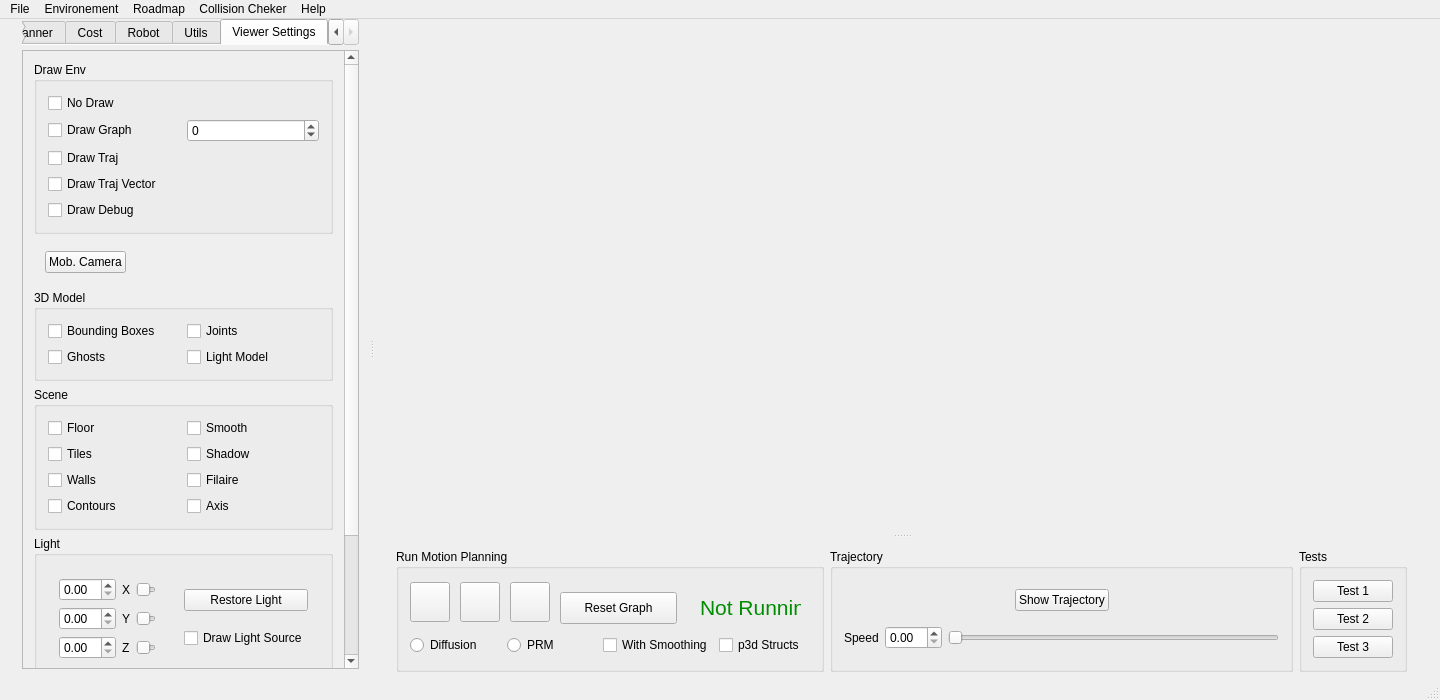
<?xml version="1.0" encoding="UTF-8"?>
<ui version="4.0">
 <class>MainWindow</class>
 <widget class="QMainWindow" name="MainWindow">
  <property name="windowModality">
   <enum>Qt::NonModal</enum>
  </property>
  <property name="enabled">
   <bool>true</bool>
  </property>
  <property name="geometry">
   <rect>
    <x>0</x>
    <y>0</y>
    <width>1440</width>
    <height>700</height>
   </rect>
  </property>
  <property name="sizePolicy">
   <sizepolicy hsizetype="Preferred" vsizetype="Preferred">
    <horstretch>0</horstretch>
    <verstretch>0</verstretch>
   </sizepolicy>
  </property>
  <property name="sizeIncrement">
   <size>
    <width>0</width>
    <height>0</height>
   </size>
  </property>
  <property name="windowTitle">
   <string>MainWindow</string>
  </property>
  <property name="tabShape">
   <enum>QTabWidget::Rounded</enum>
  </property>
  <widget class="QWidget" name="centralWidget">
   <property name="sizePolicy">
    <sizepolicy hsizetype="Preferred" vsizetype="Preferred">
     <horstretch>0</horstretch>
     <verstretch>0</verstretch>
    </sizepolicy>
   </property>
   <layout class="QVBoxLayout" name="verticalLayout_21">
    <property name="topMargin">
     <number>0</number>
    </property>
    <property name="bottomMargin">
     <number>2</number>
    </property>
    <item>
     <widget class="QSplitter" name="vSplitter">
      <property name="orientation">
       <enum>Qt::Horizontal</enum>
      </property>
      <widget class="QWidget" name="sidePanel" native="true">
       <property name="sizePolicy">
        <sizepolicy hsizetype="Preferred" vsizetype="Preferred">
         <horstretch>2</horstretch>
         <verstretch>0</verstretch>
        </sizepolicy>
       </property>
       <layout class="QVBoxLayout" name="verticalLayout_6">
        <property name="topMargin">
         <number>0</number>
        </property>
        <property name="bottomMargin">
         <number>2</number>
        </property>
        <item>
         <widget class="QTabWidget" name="mainTabWidget">
          <property name="currentIndex">
           <number>4</number>
          </property>
          <property name="documentMode">
           <bool>true</bool>
          </property>
          <widget class="MotionPlanner" name="tabMotionPlanner">
           <attribute name="title">
            <string>Motion Planner</string>
           </attribute>
           <layout class="QVBoxLayout" name="verticalLayout_19">
            <property name="leftMargin">
             <number>0</number>
            </property>
            <property name="topMargin">
             <number>5</number>
            </property>
            <property name="rightMargin">
             <number>0</number>
            </property>
            <property name="bottomMargin">
             <number>5</number>
            </property>
           </layout>
          </widget>
          <widget class="CostWidget" name="tabCost">
           <attribute name="title">
            <string>Cost</string>
           </attribute>
           <layout class="QVBoxLayout" name="verticalLayout_11">
            <property name="leftMargin">
             <number>0</number>
            </property>
            <property name="topMargin">
             <number>5</number>
            </property>
            <property name="rightMargin">
             <number>0</number>
            </property>
            <property name="bottomMargin">
             <number>5</number>
            </property>
           </layout>
          </widget>
          <widget class="RobotWidget" name="tabRobot">
           <attribute name="title">
            <string>Robot</string>
           </attribute>
           <layout class="QVBoxLayout" name="verticalLayout_12">
            <property name="leftMargin">
             <number>0</number>
            </property>
            <property name="topMargin">
             <number>5</number>
            </property>
            <property name="rightMargin">
             <number>0</number>
            </property>
            <property name="bottomMargin">
             <number>5</number>
            </property>
           </layout>
          </widget>
          <widget class="UtilWidget" name="tabUtil">
           <property name="focusPolicy">
            <enum>Qt::NoFocus</enum>
           </property>
           <attribute name="title">
            <string>Utils</string>
           </attribute>
           <layout class="QVBoxLayout" name="verticalLayout_17">
            <property name="leftMargin">
             <number>0</number>
            </property>
            <property name="topMargin">
             <number>5</number>
            </property>
            <property name="rightMargin">
             <number>0</number>
            </property>
            <property name="bottomMargin">
             <number>5</number>
            </property>
           </layout>
          </widget>
          <widget class="QWidget" name="tabViewerSettings">
           <attribute name="title">
            <string>Viewer Settings</string>
           </attribute>
           <layout class="QHBoxLayout" name="horizontalLayout">
            <property name="leftMargin">
             <number>0</number>
            </property>
            <property name="topMargin">
             <number>5</number>
            </property>
            <property name="rightMargin">
             <number>0</number>
            </property>
            <property name="bottomMargin">
             <number>5</number>
            </property>
            <item>
             <widget class="QScrollArea" name="scrollAreaViewer">
              <property name="horizontalScrollBarPolicy">
               <enum>Qt::ScrollBarAlwaysOff</enum>
              </property>
              <property name="widgetResizable">
               <bool>true</bool>
              </property>
              <widget class="QWidget" name="scrollAreaWidgetContents">
               <property name="geometry">
                <rect>
                 <x>0</x>
                 <y>-169</y>
                 <width>357</width>
                 <height>785</height>
                </rect>
               </property>
               <layout class="QHBoxLayout" name="horizontalLayout_2">
                <item>
                 <widget class="QWidget" name="widgetViewer" native="true">
                  <layout class="QVBoxLayout" name="verticalLayout_3">
                   <property name="margin">
                    <number>0</number>
                   </property>
                   <item>
                    <widget class="QGroupBox" name="groupBoxDrawEnv">
                     <property name="title">
                      <string>Draw Env</string>
                     </property>
                     <layout class="QGridLayout" name="gridLayout_12">
                      <item row="1" column="0">
                       <widget class="QCheckBox" name="checkBoxDrawGraph">
                        <property name="text">
                         <string>Draw Graph</string>
                        </property>
                        <property name="checked">
                         <bool>false</bool>
                        </property>
                       </widget>
                      </item>
                      <item row="2" column="0">
                       <widget class="QCheckBox" name="checkBoxDrawTraj">
                        <property name="text">
                         <string>Draw Traj</string>
                        </property>
                       </widget>
                      </item>
                      <item row="0" column="0">
                       <widget class="QCheckBox" name="checkBoxDisableDraw">
                        <property name="text">
                         <string>No Draw</string>
                        </property>
                       </widget>
                      </item>
                      <item row="4" column="0">
                       <widget class="QCheckBox" name="checkBoxDrawDebug">
                        <property name="text">
                         <string>Draw Debug</string>
                        </property>
                       </widget>
                      </item>
                      <item row="3" column="0">
                       <widget class="QCheckBox" name="checkBoxDrawTrajVector">
                        <property name="text">
                         <string>Draw Traj Vector</string>
                        </property>
                       </widget>
                      </item>
                      <item row="1" column="1">
                       <widget class="QSpinBox" name="spinBoxJointToDraw">
                        <property name="minimum">
                         <number>-1</number>
                        </property>
                        <property name="maximum">
                         <number>1000</number>
                        </property>
                       </widget>
                      </item>
                     </layout>
                    </widget>
                   </item>
                   <item>
                    <widget class="QWidget" name="widgetMobCamButton" native="true">
                     <layout class="QHBoxLayout" name="horizontalLayout_5">
                      <item>
                       <widget class="QPushButton" name="pushButtonMobileCamera">
                        <property name="text">
                         <string>Mob. Camera</string>
                        </property>
                       </widget>
                      </item>
                      <item>
                       <spacer name="horizontalSpacer">
                        <property name="orientation">
                         <enum>Qt::Horizontal</enum>
                        </property>
                        <property name="sizeHint" stdset="0">
                         <size>
                          <width>40</width>
                          <height>20</height>
                         </size>
                        </property>
                       </spacer>
                      </item>
                     </layout>
                    </widget>
                   </item>
                   <item>
                    <widget class="QGroupBox" name="threeDGroupBox">
                     <property name="title">
                      <string>3D Model</string>
                     </property>
                     <layout class="QGridLayout" name="gridLayout_13">
                      <item row="0" column="0">
                       <widget class="QCheckBox" name="checkBoxBB">
                        <property name="text">
                         <string>Bounding Boxes</string>
                        </property>
                       </widget>
                      </item>
                      <item row="1" column="0">
                       <widget class="QCheckBox" name="checkBoxGhosts">
                        <property name="text">
                         <string>Ghosts</string>
                        </property>
                       </widget>
                      </item>
                      <item row="0" column="1">
                       <widget class="QCheckBox" name="checkBoxJoints">
                        <property name="text">
                         <string>Joints</string>
                        </property>
                       </widget>
                      </item>
                      <item row="1" column="1">
                       <widget class="QCheckBox" name="checkBoxEnableLight">
                        <property name="text">
                         <string>Light Model</string>
                        </property>
                       </widget>
                      </item>
                     </layout>
                    </widget>
                   </item>
                   <item>
                    <widget class="QGroupBox" name="sceneGroupBox">
                     <property name="title">
                      <string>Scene</string>
                     </property>
                     <layout class="QGridLayout" name="gridLayout_11">
                      <item row="1" column="0">
                       <widget class="QCheckBox" name="checkBoxFloor">
                        <property name="text">
                         <string>Floor</string>
                        </property>
                       </widget>
                      </item>
                      <item row="4" column="0">
                       <widget class="QCheckBox" name="checkBoxTiles">
                        <property name="text">
                         <string>Tiles</string>
                        </property>
                       </widget>
                      </item>
                      <item row="4" column="1">
                       <widget class="QCheckBox" name="checkBoxShadows">
                        <property name="text">
                         <string>Shadow</string>
                        </property>
                       </widget>
                      </item>
                      <item row="6" column="1">
                       <widget class="QCheckBox" name="checkBoxAxis">
                        <property name="text">
                         <string>Axis</string>
                        </property>
                       </widget>
                      </item>
                      <item row="1" column="1">
                       <widget class="QCheckBox" name="checkBoxSmooth">
                        <property name="text">
                         <string>Smooth</string>
                        </property>
                       </widget>
                      </item>
                      <item row="5" column="1">
                       <widget class="QCheckBox" name="checkBoxFilaire">
                        <property name="text">
                         <string>Filaire</string>
                        </property>
                       </widget>
                      </item>
                      <item row="5" column="0">
                       <widget class="QCheckBox" name="checkBoxWalls">
                        <property name="text">
                         <string>Walls</string>
                        </property>
                       </widget>
                      </item>
                      <item row="6" column="0">
                       <widget class="QCheckBox" name="checkBoxContour">
                        <property name="text">
                         <string>Contours</string>
                        </property>
                       </widget>
                      </item>
                     </layout>
                    </widget>
                   </item>
                   <item>
                    <widget class="QGroupBox" name="lightGroupBox">
                     <property name="title">
                      <string>Light</string>
                     </property>
                     <layout class="QGridLayout" name="gridLayout_21">
                      <item row="0" column="0">
                       <widget class="QWidget" name="widgetLightSliders" native="true">
                        <layout class="QGridLayout" name="gridLayout_43">
                         <item row="0" column="0">
                          <widget class="QDoubleSpinBox" name="doubleSpinBoxLightX"/>
                         </item>
                         <item row="0" column="2">
                          <widget class="QSlider" name="horizontalSliderLightX">
                           <property name="maximum">
                            <number>1000</number>
                           </property>
                           <property name="orientation">
                            <enum>Qt::Horizontal</enum>
                           </property>
                          </widget>
                         </item>
                         <item row="1" column="0">
                          <widget class="QDoubleSpinBox" name="doubleSpinBoxLightY"/>
                         </item>
                         <item row="0" column="1">
                          <widget class="QLabel" name="label_X">
                           <property name="text">
                            <string>X</string>
                           </property>
                          </widget>
                         </item>
                         <item row="1" column="1">
                          <widget class="QLabel" name="label_Y">
                           <property name="text">
                            <string>Y</string>
                           </property>
                          </widget>
                         </item>
                         <item row="1" column="2">
                          <widget class="QSlider" name="horizontalSliderLightY">
                           <property name="maximum">
                            <number>1000</number>
                           </property>
                           <property name="orientation">
                            <enum>Qt::Horizontal</enum>
                           </property>
                          </widget>
                         </item>
                         <item row="2" column="0">
                          <widget class="QDoubleSpinBox" name="doubleSpinBoxLightZ"/>
                         </item>
                         <item row="2" column="1">
                          <widget class="QLabel" name="label_Z">
                           <property name="text">
                            <string>Z</string>
                           </property>
                          </widget>
                         </item>
                         <item row="2" column="2">
                          <widget class="QSlider" name="horizontalSliderLightZ">
                           <property name="maximum">
                            <number>1000</number>
                           </property>
                           <property name="orientation">
                            <enum>Qt::Horizontal</enum>
                           </property>
                          </widget>
                         </item>
                        </layout>
                       </widget>
                      </item>
                      <item row="0" column="1">
                       <widget class="QWidget" name="widgetLightButtons" native="true">
                        <layout class="QVBoxLayout" name="verticalLayout_22">
                         <item>
                          <widget class="QPushButton" name="pushButtonRestoreLight">
                           <property name="text">
                            <string>Restore Light</string>
                           </property>
                          </widget>
                         </item>
                         <item>
                          <widget class="QCheckBox" name="checkBoxDrawLightSource">
                           <property name="text">
                            <string>Draw Light Source</string>
                           </property>
                          </widget>
                         </item>
                        </layout>
                       </widget>
                      </item>
                     </layout>
                    </widget>
                   </item>
                   <item>
                    <widget class="QGroupBox" name="groupBox">
                     <property name="title">
                      <string>Traj to Draw</string>
                     </property>
                     <layout class="QGridLayout" name="gridLayout_41">
                      <item row="0" column="0">
                       <widget class="QPushButton" name="pushButtonAddTraj">
                        <property name="text">
                         <string>Add Current Traj</string>
                        </property>
                       </widget>
                      </item>
                      <item row="1" column="0">
                       <widget class="QPushButton" name="pushButtonClearTraj">
                        <property name="text">
                         <string>Clear All Traj</string>
                        </property>
                       </widget>
                      </item>
                      <item row="1" column="1">
                       <spacer name="horizontalSpacerViewer">
                        <property name="orientation">
                         <enum>Qt::Horizontal</enum>
                        </property>
                        <property name="sizeHint" stdset="0">
                         <size>
                          <width>40</width>
                          <height>20</height>
                         </size>
                        </property>
                       </spacer>
                      </item>
                      <item row="0" column="1">
                       <widget class="QComboBox" name="comboBoxColorTraj">
                        <item>
                         <property name="text">
                          <string>Black</string>
                         </property>
                        </item>
                        <item>
                         <property name="text">
                          <string>Blue</string>
                         </property>
                        </item>
                        <item>
                         <property name="text">
                          <string>Yellow</string>
                         </property>
                        </item>
                        <item>
                         <property name="text">
                          <string>Red</string>
                         </property>
                        </item>
                        <item>
                         <property name="text">
                          <string>Green</string>
                         </property>
                        </item>
                        <item>
                         <property name="text">
                          <string>White</string>
                         </property>
                        </item>
                        <item>
                         <property name="text">
                          <string>Grey</string>
                         </property>
                        </item>
                        <item>
                         <property name="text">
                          <string>Brown</string>
                         </property>
                        </item>
                       </widget>
                      </item>
                     </layout>
                    </widget>
                   </item>
                   <item>
                    <widget class="QPushButton" name="pushButtonRestoreView">
                     <property name="text">
                      <string>Restore View</string>
                     </property>
                    </widget>
                   </item>
                   <item>
                    <spacer name="verticalSpacer_4">
                     <property name="orientation">
                      <enum>Qt::Vertical</enum>
                     </property>
                     <property name="sizeHint" stdset="0">
                      <size>
                       <width>20</width>
                       <height>40</height>
                      </size>
                     </property>
                    </spacer>
                   </item>
                  </layout>
                 </widget>
                </item>
               </layout>
              </widget>
             </widget>
            </item>
           </layout>
          </widget>
         </widget>
        </item>
       </layout>
      </widget>
      <widget class="QWidget" name="verticalLayout" native="true">
       <property name="sizePolicy">
        <sizepolicy hsizetype="Preferred" vsizetype="Preferred">
         <horstretch>3</horstretch>
         <verstretch>0</verstretch>
        </sizepolicy>
       </property>
       <layout class="QVBoxLayout" name="verticalLayout_2">
        <property name="bottomMargin">
         <number>2</number>
        </property>
        <item>
         <widget class="QSplitter" name="hSplitter">
          <property name="orientation">
           <enum>Qt::Vertical</enum>
          </property>
          <widget class="GLWidget" name="OpenGL" native="true">
           <property name="sizePolicy">
            <sizepolicy hsizetype="Expanding" vsizetype="Expanding">
             <horstretch>2</horstretch>
             <verstretch>2</verstretch>
            </sizepolicy>
           </property>
           <property name="minimumSize">
            <size>
             <width>400</width>
             <height>300</height>
            </size>
           </property>
          </widget>
          <widget class="QWidget" name="controlWidget" native="true">
           <property name="sizePolicy">
            <sizepolicy hsizetype="Preferred" vsizetype="Preferred">
             <horstretch>0</horstretch>
             <verstretch>0</verstretch>
            </sizepolicy>
           </property>
           <layout class="QHBoxLayout" name="horizontalLayout_3">
            <property name="bottomMargin">
             <number>2</number>
            </property>
            <item>
             <widget class="QGroupBox" name="groupBoxRunButtons">
              <property name="title">
               <string>Run Motion Planning</string>
              </property>
              <layout class="QGridLayout" name="gridLayout_30">
               <item row="0" column="1">
                <widget class="QWidget" name="widget_4" native="true">
                 <property name="sizePolicy">
                  <sizepolicy hsizetype="Fixed" vsizetype="Fixed">
                   <horstretch>0</horstretch>
                   <verstretch>0</verstretch>
                  </sizepolicy>
                 </property>
                 <property name="minimumSize">
                  <size>
                   <width>400</width>
                   <height>45</height>
                  </size>
                 </property>
                 <widget class="QPushButton" name="pushButtonReset">
                  <property name="geometry">
                   <rect>
                    <x>100</x>
                    <y>0</y>
                    <width>40</width>
                    <height>40</height>
                   </rect>
                  </property>
                  <property name="sizePolicy">
                   <sizepolicy hsizetype="Fixed" vsizetype="Fixed">
                    <horstretch>0</horstretch>
                    <verstretch>0</verstretch>
                   </sizepolicy>
                  </property>
                  <property name="minimumSize">
                   <size>
                    <width>0</width>
                    <height>0</height>
                   </size>
                  </property>
                  <property name="maximumSize">
                   <size>
                    <width>16777215</width>
                    <height>16777215</height>
                   </size>
                  </property>
                  <property name="styleSheet">
                   <string notr="true">QPushButton {
border-image:url(images/media-playback-stop.svg) 1 1 1 1 ;
}

QPushButton:hover {
border-image:url(images/media-playback-stop.svg) -2 -2 -2 -2 ;
}

QPushButton:pressed {
border-image:url(images/media-playback-stop.svg) -5 -5 -5 -5 ;
}

QPushButton:disabled {
border-image:url(images/media-playback-stop-disabled.svg) 1 1 1 1 ;
}</string>
                  </property>
                  <property name="text">
                   <string/>
                  </property>
                 </widget>
                 <widget class="QPushButton" name="pushButtonResetGraph">
                  <property name="geometry">
                   <rect>
                    <x>150</x>
                    <y>10</y>
                    <width>117</width>
                    <height>32</height>
                   </rect>
                  </property>
                  <property name="sizePolicy">
                   <sizepolicy hsizetype="Minimum" vsizetype="Fixed">
                    <horstretch>0</horstretch>
                    <verstretch>0</verstretch>
                   </sizepolicy>
                  </property>
                  <property name="text">
                   <string>Reset Graph</string>
                  </property>
                 </widget>
                 <widget class="QPushButton" name="pushButtonRun">
                  <property name="geometry">
                   <rect>
                    <x>0</x>
                    <y>0</y>
                    <width>40</width>
                    <height>40</height>
                   </rect>
                  </property>
                  <property name="sizePolicy">
                   <sizepolicy hsizetype="Fixed" vsizetype="Fixed">
                    <horstretch>0</horstretch>
                    <verstretch>0</verstretch>
                   </sizepolicy>
                  </property>
                  <property name="minimumSize">
                   <size>
                    <width>0</width>
                    <height>0</height>
                   </size>
                  </property>
                  <property name="maximumSize">
                   <size>
                    <width>16777215</width>
                    <height>16777215</height>
                   </size>
                  </property>
                  <property name="toolTip">
                   <string>Run Motion Planner</string>
                  </property>
                  <property name="whatsThis">
                   <string>Run planning</string>
                  </property>
                  <property name="styleSheet">
                   <string notr="true">QPushButton {
border-image:url(images/media-playback-start.svg) 1 1 1 1 ;
}

QPushButton:hover {
border-image:url(images/media-playback-start.svg) -2 -2 -2 -2 ;
}

QPushButton:pressed {
border-image:url(images/media-playback-start.svg) -8 -8 -8 -8 ;
}

QPushButton:disabled {
border-image:url(images/media-playback-start-disabled.svg) 1 1 1 1 ;
}</string>
                  </property>
                  <property name="text">
                   <string/>
                  </property>
                  <property name="iconSize">
                   <size>
                    <width>50</width>
                    <height>50</height>
                   </size>
                  </property>
                 </widget>
                 <widget class="QPushButton" name="pushButtonStop">
                  <property name="geometry">
                   <rect>
                    <x>50</x>
                    <y>0</y>
                    <width>40</width>
                    <height>40</height>
                   </rect>
                  </property>
                  <property name="sizePolicy">
                   <sizepolicy hsizetype="Fixed" vsizetype="Fixed">
                    <horstretch>0</horstretch>
                    <verstretch>0</verstretch>
                   </sizepolicy>
                  </property>
                  <property name="minimumSize">
                   <size>
                    <width>0</width>
                    <height>0</height>
                   </size>
                  </property>
                  <property name="maximumSize">
                   <size>
                    <width>16777215</width>
                    <height>16777215</height>
                   </size>
                  </property>
                  <property name="toolTip">
                   <string>Run Motion Planner</string>
                  </property>
                  <property name="whatsThis">
                   <string>Run planning</string>
                  </property>
                  <property name="styleSheet">
                   <string notr="true">QPushButton {
border-image:url(images/media-playback-pause.svg) 1 1 1 1 ;
}

QPushButton:hover {
border-image:url(images/media-playback-pause.svg) -2 -2 -2 -2 ;
}

QPushButton:pressed {
border-image:url(images/media-playback-pause.svg) -5 -5 -5 -5 ;
}

QPushButton:disabled {
border-image:url(images/media-playback-pause-disabled.svg) 1 1 1 1 ;
}</string>
                  </property>
                  <property name="text">
                   <string/>
                  </property>
                  <property name="iconSize">
                   <size>
                    <width>50</width>
                    <height>50</height>
                   </size>
                  </property>
                 </widget>
                 <widget class="QLabel" name="labelRunning">
                  <property name="geometry">
                   <rect>
                    <x>290</x>
                    <y>10</y>
                    <width>101</width>
                    <height>31</height>
                   </rect>
                  </property>
                  <property name="text">
                   <string>&lt;!DOCTYPE HTML PUBLIC &quot;-//W3C//DTD HTML 4.0//EN&quot; &quot;http://www.w3.org/TR/REC-html40/strict.dtd&quot;&gt;
&lt;html&gt;&lt;head&gt;&lt;meta name=&quot;qrichtext&quot; content=&quot;1&quot; /&gt;&lt;style type=&quot;text/css&quot;&gt;
p, li { white-space: pre-wrap; }
&lt;/style&gt;&lt;/head&gt;&lt;body style=&quot; font-family:'Lucida Grande'; font-size:13pt; font-weight:400; font-style:normal;&quot;&gt;
&lt;p style=&quot; margin-top:0px; margin-bottom:0px; margin-left:0px; margin-right:0px; -qt-block-indent:0; text-indent:0px;&quot;&gt;&lt;span style=&quot; font-size:16pt; color:#008d00;&quot;&gt;Not Running&lt;/span&gt;&lt;/p&gt;&lt;/body&gt;&lt;/html&gt;</string>
                  </property>
                 </widget>
                </widget>
               </item>
               <item row="1" column="1">
                <layout class="QHBoxLayout" name="horizontalLayoutRunStrategy">
                 <item>
                  <widget class="QRadioButton" name="radioButtonDiff">
                   <property name="text">
                    <string>Diffusion</string>
                   </property>
                  </widget>
                 </item>
                 <item>
                  <widget class="QRadioButton" name="radioButtonPRM">
                   <property name="text">
                    <string>PRM</string>
                   </property>
                  </widget>
                 </item>
                 <item>
                  <widget class="QCheckBox" name="checkBoxWithSmoothing">
                   <property name="text">
                    <string>With Smoothing</string>
                   </property>
                  </widget>
                 </item>
                 <item>
                  <widget class="QCheckBox" name="checkBoxUseP3DStructures">
                   <property name="text">
                    <string>p3d Structs</string>
                   </property>
                  </widget>
                 </item>
                </layout>
               </item>
              </layout>
             </widget>
            </item>
            <item>
             <widget class="QGroupBox" name="groupBoxTrajectory">
              <property name="title">
               <string>Trajectory</string>
              </property>
              <layout class="QVBoxLayout" name="verticalLayout_34">
               <item>
                <layout class="QHBoxLayout" name="horizontalLayoutShowTraj">
                 <item>
                  <spacer name="horizontalSpacerShowTraj1">
                   <property name="orientation">
                    <enum>Qt::Horizontal</enum>
                   </property>
                   <property name="sizeHint" stdset="0">
                    <size>
                     <width>40</width>
                     <height>20</height>
                    </size>
                   </property>
                  </spacer>
                 </item>
                 <item>
                  <widget class="QPushButton" name="pushButtonShowTraj">
                   <property name="text">
                    <string>Show Trajectory</string>
                   </property>
                  </widget>
                 </item>
                 <item>
                  <spacer name="horizontalSpacerShowTraj2">
                   <property name="orientation">
                    <enum>Qt::Horizontal</enum>
                   </property>
                   <property name="sizeHint" stdset="0">
                    <size>
                     <width>40</width>
                     <height>20</height>
                    </size>
                   </property>
                  </spacer>
                 </item>
                </layout>
               </item>
               <item>
                <layout class="QHBoxLayout" name="horizontalLayoutTrajSpeed">
                 <item>
                  <widget class="QLabel" name="label">
                   <property name="text">
                    <string>Speed</string>
                   </property>
                  </widget>
                 </item>
                 <item>
                  <widget class="QDoubleSpinBox" name="doubleSpinBoxTrajSpeed">
                   <property name="minimum">
                    <double>0.000000000000000</double>
                   </property>
                   <property name="maximum">
                    <double>30.000000000000000</double>
                   </property>
                  </widget>
                 </item>
                 <item>
                  <widget class="QSlider" name="horizontalSliderTrajSpeed">
                   <property name="minimum">
                    <number>1</number>
                   </property>
                   <property name="maximum">
                    <number>1000</number>
                   </property>
                   <property name="orientation">
                    <enum>Qt::Horizontal</enum>
                   </property>
                  </widget>
                 </item>
                </layout>
               </item>
              </layout>
             </widget>
            </item>
            <item>
             <widget class="QGroupBox" name="groupBoxTests">
              <property name="title">
               <string>Tests</string>
              </property>
              <layout class="QVBoxLayout" name="verticalLayout_4">
               <item>
                <widget class="QPushButton" name="pushButtonTest1">
                 <property name="text">
                  <string>Test 1</string>
                 </property>
                </widget>
               </item>
               <item>
                <widget class="QPushButton" name="pushButtonTest2">
                 <property name="text">
                  <string>Test 2</string>
                 </property>
                </widget>
               </item>
               <item>
                <widget class="QPushButton" name="pushButtonTest3">
                 <property name="text">
                  <string>Test 3</string>
                 </property>
                </widget>
               </item>
              </layout>
             </widget>
            </item>
           </layout>
          </widget>
         </widget>
        </item>
       </layout>
      </widget>
     </widget>
    </item>
   </layout>
  </widget>
  <widget class="QMenuBar" name="menuBar">
   <property name="geometry">
    <rect>
     <x>0</x>
     <y>0</y>
     <width>1440</width>
     <height>22</height>
    </rect>
   </property>
   <widget class="QMenu" name="menuFile">
    <property name="title">
     <string>File</string>
    </property>
    <addaction name="actionOpen"/>
    <addaction name="actionCloseEnvironement"/>
    <addaction name="separator"/>
    <addaction name="actionQuit"/>
   </widget>
   <widget class="QMenu" name="menuHelp">
    <property name="title">
     <string>Help</string>
    </property>
    <addaction name="actionAbout"/>
   </widget>
   <widget class="QMenu" name="menuCollisionCheker">
    <property name="title">
     <string>Collision Cheker</string>
    </property>
    <addaction name="actionKCDPropietes"/>
   </widget>
   <widget class="QMenu" name="menuGraph">
    <property name="title">
     <string>Roadmap</string>
    </property>
    <addaction name="actionLoadGraph"/>
    <addaction name="actionSaveGraph_2"/>
    <addaction name="actionSaveToDot"/>
    <addaction name="separator"/>
    <addaction name="actionLoadTrajectory"/>
    <addaction name="actionSaveTrajectory"/>
   </widget>
   <widget class="QMenu" name="menuEnvironement">
    <property name="title">
     <string>Environement</string>
    </property>
    <widget class="QMenu" name="menuRobot">
     <property name="title">
      <string>Robot</string>
     </property>
    </widget>
    <addaction name="actionOpenScenario"/>
    <addaction name="actionSaveScenario"/>
    <addaction name="separator"/>
    <addaction name="menuRobot"/>
   </widget>
   <addaction name="menuFile"/>
   <addaction name="menuEnvironement"/>
   <addaction name="menuGraph"/>
   <addaction name="menuCollisionCheker"/>
   <addaction name="menuHelp"/>
  </widget>
  <widget class="QStatusBar" name="statusBar"/>
  <action name="actionQuit">
   <property name="text">
    <string>Quit</string>
   </property>
  </action>
  <action name="action3DViewer">
   <property name="text">
    <string>3D-Viewer</string>
   </property>
  </action>
  <action name="actionKCDPropietes">
   <property name="text">
    <string>KCD Propietes</string>
   </property>
  </action>
  <action name="actionAbout">
   <property name="text">
    <string>About</string>
   </property>
  </action>
  <action name="actionCloseEnvironement">
   <property name="text">
    <string>Close</string>
   </property>
  </action>
  <action name="actionOpenScenario">
   <property name="text">
    <string>Load Scenario</string>
   </property>
  </action>
  <action name="actionOpen">
   <property name="text">
    <string>Open</string>
   </property>
  </action>
  <action name="actionSaveScenario">
   <property name="text">
    <string>Save Scenario</string>
   </property>
  </action>
  <action name="actionNameOfEnv">
   <property name="text">
    <string>NameOfEnv</string>
   </property>
  </action>
  <action name="actionSaveGraph">
   <property name="text">
    <string>Save</string>
   </property>
  </action>
  <action name="actionLoadGraph">
   <property name="text">
    <string>Load Graph</string>
   </property>
  </action>
  <action name="actionSaveGraph_2">
   <property name="text">
    <string>Save Graph</string>
   </property>
  </action>
  <action name="actionLoadTrajectory">
   <property name="text">
    <string>Load Trajectory</string>
   </property>
  </action>
  <action name="actionSaveTrajectory">
   <property name="text">
    <string>Save Trajectory</string>
   </property>
  </action>
  <action name="actionAllDevices">
   <property name="text">
    <string>All Devices</string>
   </property>
  </action>
  <action name="actionSave_Graph_To_Dot">
   <property name="text">
    <string>Save Graph To Dot</string>
   </property>
  </action>
  <action name="actionSaveToDot">
   <property name="text">
    <string>Save To Dot</string>
   </property>
  </action>
 </widget>
 <layoutdefault spacing="6" margin="11"/>
 <customwidgets>
  <customwidget>
   <class>GLWidget</class>
   <extends>QWidget</extends>
   <header>../qtOpenGL/glwidget.hpp</header>
   <container>1</container>
  </customwidget>
  <customwidget>
   <class>MotionPlanner</class>
   <extends>QWidget</extends>
   <header>qtMotionPlanner.hpp</header>
   <container>1</container>
  </customwidget>
  <customwidget>
   <class>CostWidget</class>
   <extends>QWidget</extends>
   <header>qtCost.hpp</header>
   <container>1</container>
  </customwidget>
  <customwidget>
   <class>RobotWidget</class>
   <extends>QWidget</extends>
   <header>qtRobot.hpp</header>
   <container>1</container>
  </customwidget>
  <customwidget>
   <class>UtilWidget</class>
   <extends>QWidget</extends>
   <header>qtUtil.hpp</header>
   <container>1</container>
  </customwidget>
 </customwidgets>
 <resources/>
 <connections>
  <connection>
   <sender>actionQuit</sender>
   <signal>triggered()</signal>
   <receiver>MainWindow</receiver>
   <slot>close()</slot>
   <hints>
    <hint type="sourcelabel">
     <x>-1</x>
     <y>-1</y>
    </hint>
    <hint type="destinationlabel">
     <x>247</x>
     <y>292</y>
    </hint>
   </hints>
  </connection>
 </connections>
</ui>
